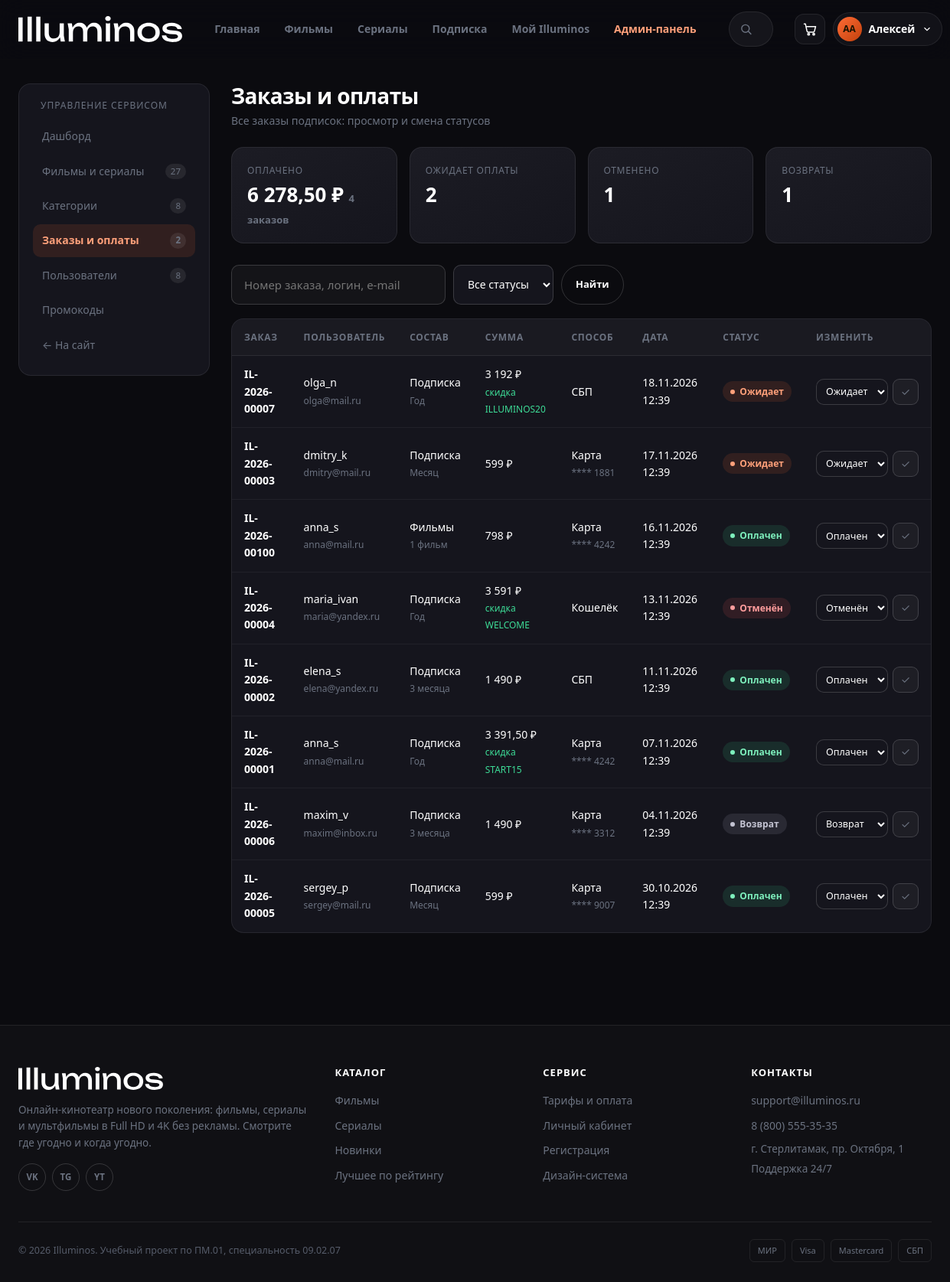
/admin/payments.php (signed in), run on the app's committed database.
### tables this page shows
CREATE TABLE `users` (
  `id` int(10) unsigned NOT NULL AUTO_INCREMENT,
  `last_name` varchar(50) NOT NULL COMMENT 'Фамилия',
  `first_name` varchar(50) NOT NULL COMMENT 'Имя',
  `middle_name` varchar(50) DEFAULT NULL COMMENT 'Отчество',
  `login` varchar(32) NOT NULL COMMENT 'Логин для входа',
  `email` varchar(120) NOT NULL COMMENT 'Электронная почта',
  `password_hash` varchar(255) NOT NULL COMMENT 'Хеш пароля (password_hash)',
  `role` enum('user','subscriber','admin') NOT NULL DEFAULT 'user',
  `avatar` varchar(255) DEFAULT NULL COMMENT 'Файл аватара в uploads/avatars',
  `status` enum('active','blocked') NOT NULL DEFAULT 'active',
  `created_at` datetime NOT NULL DEFAULT CURRENT_TIMESTAMP,
  PRIMARY KEY (`id`),
  UNIQUE KEY `uq_users_login` (`login`),
  UNIQUE KEY `uq_users_email` (`email`)
);

CREATE TABLE `payments` (
  `id` int(10) unsigned NOT NULL AUTO_INCREMENT,
  `order_number` varchar(20) NOT NULL COMMENT 'Номер заказа IL-2026-00001',
  `kind` enum('subscription','films') NOT NULL DEFAULT 'subscription',
  `user_id` int(10) unsigned NOT NULL,
  `tariff_id` int(10) unsigned DEFAULT NULL,
  `amount` decimal(8,2) NOT NULL COMMENT 'Сумма до скидки',
  `discount` decimal(8,2) NOT NULL DEFAULT '0.00' COMMENT 'Размер скидки, ₽',
  `total` decimal(8,2) NOT NULL COMMENT 'Итого к оплате',
  `method` enum('card','sbp','wallet') NOT NULL DEFAULT 'card',
  `status` enum('pending','paid','cancelled','refunded') NOT NULL DEFAULT 'pending',
  `promo_code` varchar(30) DEFAULT NULL,
  `card_mask` varchar(19) DEFAULT NULL COMMENT 'Маска карты **** 1234',
  `created_at` datetime NOT NULL DEFAULT CURRENT_TIMESTAMP,
  `paid_at` datetime DEFAULT NULL,
  PRIMARY KEY (`id`),
  UNIQUE KEY `uq_payment_order` (`order_number`),
  KEY `idx_payments_user` (`user_id`),
  KEY `fk_pay_tariff` (`tariff_id`),
  CONSTRAINT `fk_pay_tariff` FOREIGN KEY (`tariff_id`) REFERENCES `tariffs` (`id`),
  CONSTRAINT `fk_pay_user` FOREIGN KEY (`user_id`) REFERENCES `users` (`id`) ON DELETE CASCADE
);

CREATE TABLE `tariffs` (
  `id` int(10) unsigned NOT NULL AUTO_INCREMENT,
  `code` varchar(30) NOT NULL COMMENT 'Машинное имя: month, year …',
  `name` varchar(80) NOT NULL,
  `price` decimal(8,2) NOT NULL COMMENT 'Цена со скидкой, ₽',
  `old_price` decimal(8,2) DEFAULT NULL COMMENT 'Цена без скидки, ₽',
  `period_days` smallint(5) unsigned NOT NULL COMMENT 'Срок действия, дней',
  `quality` varchar(20) NOT NULL DEFAULT 'Full HD',
  `devices` tinyint(3) unsigned NOT NULL DEFAULT '1',
  `features` text COMMENT 'Возможности тарифа, по одному пункту в строке',
  `is_popular` tinyint(1) NOT NULL DEFAULT '0',
  `is_active` tinyint(1) NOT NULL DEFAULT '1',
  `sort_order` tinyint(3) unsigned NOT NULL DEFAULT '0',
  PRIMARY KEY (`id`),
  UNIQUE KEY `uq_tariff_code` (`code`)
);

### admin/payments.php (the view, shortened to what the rows shown need)
<?php
require_admin();
$where  = [];
$params = [];
$whereSql = $where ? 'WHERE ' . implode(' AND ', $where) : '';
$stmt = db()->prepare(
    "SELECT p.*, u.login, u.email, t.name AS tariff_name,
              (SELECT COUNT(*) FROM order_items oi WHERE oi.payment_id = p.id) AS items_count
       FROM payments p
       JOIN users u ON u.id = p.user_id
       LEFT JOIN tariffs t ON t.id = p.tariff_id
       {$whereSql}
      ORDER BY p.created_at DESC
      LIMIT 100"
);
$stmt->execute($params);
$payments = $stmt->fetchAll();
$adminTab   = 'payments';
require __DIR__ . '/../includes/header.php';
?>
<div class="container">
    <div class="admin-layout">
        <?php require __DIR__ . '/_nav.php'; ?>
        <div class="admin-main">
            <div class="admin-head">
                <div>
                    <h1>Заказы и оплаты</h1>
                </div>
            </div>
            <div class="admin-table-wrap">
                <table class="admin-table">
                    <thead>
                    <tr>
                        <th>Заказ</th><th>Пользователь</th><th>Состав</th><th>Сумма</th>
                        <th>Способ</th><th>Дата</th><th>Статус</th><th>Изменить</th>
                    </tr>
                    </thead>
                    <tbody>
                    <?php foreach ($payments as $payment): ?>
                        <tr>
                            <td><strong><?= e($payment['order_number']) ?></strong></td>
                            <td>
                                <?= e($payment['login']) ?><br>
                                <span class="u-text-muted u-fs-12"><?= e($payment['email']) ?></span>
                            </td>
                            <td>
                                <?php if (($payment['kind'] ?? 'subscription') === 'films'): ?>
                                    Фильмы
                                    <br><span class="u-text-muted u-fs-12">
                                        <?= e(plural((int)$payment['items_count'], 'фильм', 'фильма', 'фильмов')) ?>
                                    </span>
                                <?php else: ?>
                                    Подписка
                                    <br><span class="u-text-muted u-fs-12"><?= e($payment['tariff_name']) ?></span>
                                <?php endif; ?>
                            </td>
                            <td>
                                <?= e(price((float)$payment['total'])) ?>
                                <?php if ((float)$payment['discount'] > 0): ?>
                                    <br><span class="u-text-success u-fs-12">
                                        скидка <?= e($payment['promo_code']) ?>
                                    </span>
                                <?php endif; ?>
                            </td>
                            <td>
                                <?= e(match ($payment['method']) {
                                    'card' => 'Карта',
                                    'sbp' => 'СБП',
                                    default => 'Кошелёк',
                                }) ?>
                                <?php if ($payment['card_mask']): ?>
                                    <br><span class="u-text-muted u-fs-12"><?= e($payment['card_mask']) ?></span>
                                <?php endif; ?>
                            </td>
                            <td><?= e(date('d.m.Y H:i', strtotime($payment['created_at']))) ?></td>
                            <td>
                                <span class="status-chip status-chip--<?= e($payment['status']) ?>">
                                    <?= e(match ($payment['status']) {
                                        'paid' => 'Оплачен',
                                        'pending' => 'Ожидает',
                                        'cancelled' => 'Отменён',
                                        default => 'Возврат',
                                    }) ?>
                                </span>
                            </td>
                            <td>
                                <form class="u-d-flex u-gap-6" method="post" action="<?= url('admin/payments.php') ?>">
                                    <select class="select u-p-6-8 u-fs-12-5" name="status" aria-label="Статус заказа">
                                        <option value="paid" <?= $payment['status'] === 'paid' ? 'selected' : '' ?>>Оплачен</option>
                                        <option value="pending" <?= $payment['status'] === 'pending' ? 'selected' : '' ?>>Ожидает</option>
                                        <option value="cancelled" <?= $payment['status'] === 'cancelled' ? 'selected' : '' ?>>Отменён</option>
                                        <option value="refunded" <?= $payment['status'] === 'refunded' ? 'selected' : '' ?>>Возврат</option>
                                    </select>
                                    <button class="icon-btn" type="submit" title="Сохранить статус">✓</button>
                                </form>
                            </td>
                        </tr>
                    <?php endforeach; ?>
                    </tbody>
                </table>
            </div>
        </div>
    </div>
</div>
<?php require __DIR__ . '/../includes/footer.php'; ?>

### includes/header.php (shortened to what the rows shown need)
<?php
$user       = current_user();
?>
<!DOCTYPE html>
<html lang="ru">
<head>
    <link rel="stylesheet" href="<?= asset_versioned('vendor/bootstrap.min.css') ?>">
    <link rel="stylesheet" href="<?= asset_versioned('css/style.css') ?>">
</head>
<body>
<header class="site-header" id="siteHeader">
    <div class="container site-header__inner">
        <div class="header-actions">
            <?php if ($user): ?>
                <div class="user-menu" id="userMenu">
                    <button class="user-menu__toggle" type="button" aria-haspopup="true" aria-expanded="false">
                        <?php if (!empty($user['avatar'])): ?>
                            <img class="avatar" src="<?= url('uploads/avatars/' . $user['avatar']) ?>" alt="">
                        <?php else: ?>
                            <span class="avatar avatar--initials"><?= e(user_initials($user)) ?></span>
                        <?php endif; ?>
                        <span class="user-menu__name"><?= e($user['first_name']) ?></span>
                        <svg class="user-menu__chevron" viewBox="0 0 24 24" aria-hidden="true"><path d="M6 9l6 6 6-6"/></svg>
                    </button>
                </div>
            <?php endif; ?>
        </div>
    </div>
</header>
<main class="site-main">

### admin/_nav.php (shortened to what the rows shown need)
<?php
$adminTab = $adminTab ?? '';
$counts = [
    'titles'   => (int)db()->query('SELECT COUNT(*) FROM titles')->fetchColumn(),
    'genres'   => (int)db()->query('SELECT COUNT(*) FROM genres')->fetchColumn(),
    'users'    => (int)db()->query('SELECT COUNT(*) FROM users')->fetchColumn(),
    'payments' => (int)db()->query('SELECT COUNT(*) FROM payments WHERE status = "pending"')->fetchColumn(),
];
?>
<aside class="admin-side">
    <nav class="admin-nav" aria-label="Разделы админ-панели">
        <a class="<?= $adminTab === 'genres' ? 'is-active' : '' ?>" href="<?= url('admin/genres.php') ?>">
            <span>Категории</span><span class="count"><?= $counts['genres'] ?></span>
        </a>
        <a class="<?= $adminTab === 'payments' ? 'is-active' : '' ?>" href="<?= url('admin/payments.php') ?>">
            <span>Заказы и оплаты</span><span class="count"><?= $counts['payments'] ?></span>
        </a>
        <a class="<?= $adminTab === 'users' ? 'is-active' : '' ?>" href="<?= url('admin/users.php') ?>">
            <span>Пользователи</span><span class="count"><?= $counts['users'] ?></span>
        </a>
    </nav>
</aside>

### data on the page
users: user_initials($user) "АА", first_name "Алексей"
payments: id "8", user "2", order_number "IL-2026-00100", user.login "anna_s", user.email "anna@mail.ru", items_count "1 фильм", total "798 ₽", method "Карта", card_mask "**** 4242", created_at "16.11.2026 12:39", status "Оплачен"
payments: order_number "IL-2026-00007", user.login "olga_n", user.email "olga@mail.ru", tariff.name "Год", total "3 192 ₽", promo_code "ILLUMINOS20", method "СБП", created_at "18.11.2026 12:39", status "Ожидает"
payments: order_number "IL-2026-00003", user.login "dmitry_k", user.email "dmitry@mail.ru", tariff.name "Месяц", total "599 ₽", method "Карта", card_mask "**** 1881", created_at "17.11.2026 12:39", status "Ожидает"
payments: order_number "IL-2026-00004", user.login "maria_ivan", user.email "maria@yandex.ru", tariff.name "Год", total "3 591 ₽", promo_code "WELCOME", method "Кошелёк", created_at "13.11.2026 12:39", status "Отменён"
payments: order_number "IL-2026-00002", user.login "elena_s", user.email "elena@yandex.ru", tariff.name "3 месяца", total "1 490 ₽", method "СБП", created_at "11.11.2026 12:39", status "Оплачен"
payments: order_number "IL-2026-00001", user.login "anna_s", user.email "anna@mail.ru", tariff.name "Год", total "3 391,50 ₽", promo_code "START15", method "Карта", card_mask "**** 4242", created_at "07.11.2026 12:39", status "Оплачен"
payments: order_number "IL-2026-00006", user.login "maxim_v", user.email "maxim@inbox.ru", tariff.name "3 месяца", total "1 490 ₽", method "Карта", card_mask "**** 3312", created_at "04.11.2026 12:39", status "Возврат"
payments: order_number "IL-2026-00005", user.login "sergey_p", user.email "sergey@mail.ru", tariff.name "Месяц", total "599 ₽", method "Карта", card_mask "**** 9007", created_at "30.10.2026 12:39", status "Оплачен"

### other printed values
$counts['titles'] "27"
price((float)($byStatus['paid']['sum'] ?? 0)) "6 278,50 ₽"
$byStatus['paid']['cnt'] "4"
$byStatus['pending']['cnt'] "2"
$byStatus['cancelled']['cnt'] "1"
$byStatus['refunded']['cnt'] "1"
SITE_EMAIL "support@illuminos.ru"
SITE_PHONE "8 (800) 555-35-35"
SITE_ADDRESS "г. Стерлитамак, пр. Октября, 1"
SITE_NAME "Illuminos"
